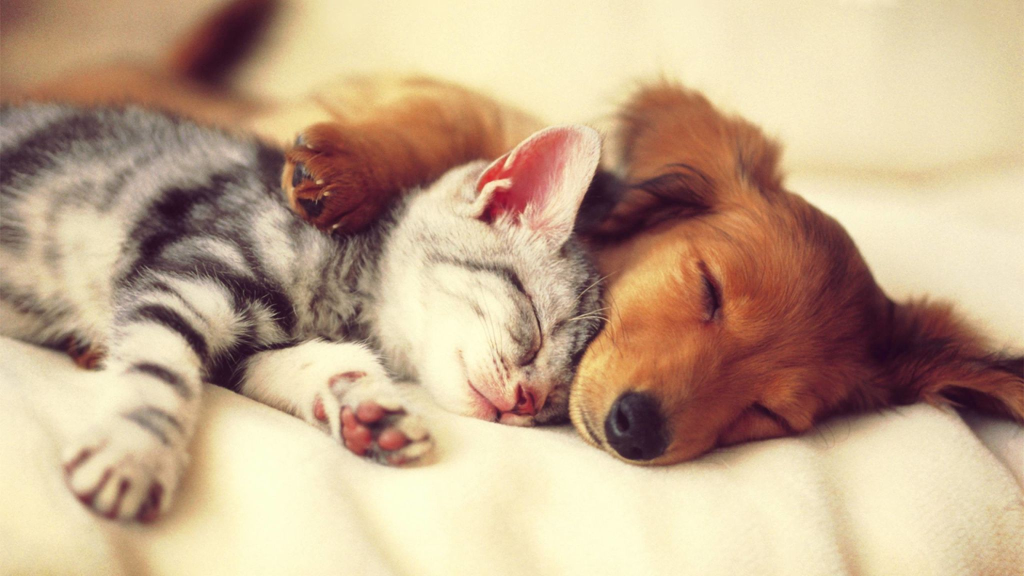
#> input picture image/0302.jpg, 2048 x 1152 px, found by its file name (shown at 1/2 size)
$ jupyter execute Code05.ipynb
#> lines starting #> are read from the running program, lines starting #| are printed output that depends on the picture
<a href="https://colab.research.google.com/github/tackulus/204383/blob/main/Code05.ipynb" target="_parent"></a>

# **05 Adding Noise**

> **204383 Image Processing**

---

> **Tocktack | Kasidis Torcharoen (610510531)** \\
**Top | Kittisak Thammawong (610510611)**

[cell 1]
import numpy as np
import cv2 as cv
from google.colab.patches import cv2_imshow
from skimage import io
import matplotlib.pylab as plt

[cell 2]
url = "https://raw.githubusercontent.com/tackulus/204383/main/image/0302.jpg"

image = io.imread(url)
#> image is the input picture: shape (1152, 2048, 3); mean R, G, B 196.4, 169.2, 140.5
image = cv.resize(image, (512, 288))
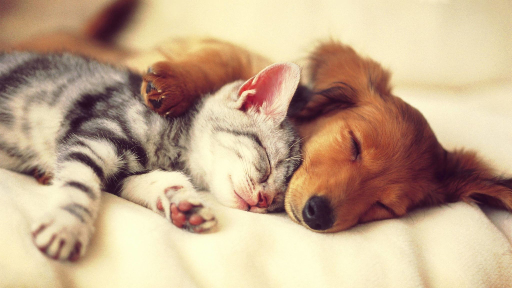
#> image: shape (288, 512, 3); mean R, G, B 196.6, 169.3, 140.6
image = cv.cvtColor(image, cv.COLOR_BGR2RGB)
image_gray = cv.cvtColor(image, cv.COLOR_RGB2GRAY)
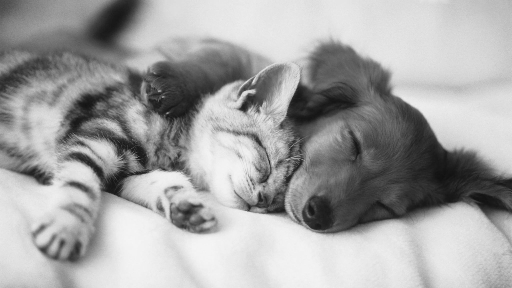
#> image_gray: shape (288, 512); min 17, max 245, mean 163.8

## **Method 1 : Gaussian noise**

---

[cell 3]
def gaussian(image, mean=0, stddev=16):

#> called with mean = 0, stddev = 16
    if image.ndim == 2:
        image = np.expand_dims(image, axis=2)
    row, col, ch = image.shape
#> row = 288; col = 512; ch = 3
    noisy = np.zeros_like(image, np.float32)

    gauss = np.random.normal(mean, stddev, (row, col))
    for c in range(ch):
        noisy[:, :, c] = image[:, :, c] + gauss

    cv.normalize(noisy, noisy, 0, 255, cv.NORM_MINMAX, dtype=-1)

    return noisy.astype("uint8")

noisy = gaussian(image)
frame = cv.hconcat((image, noisy))
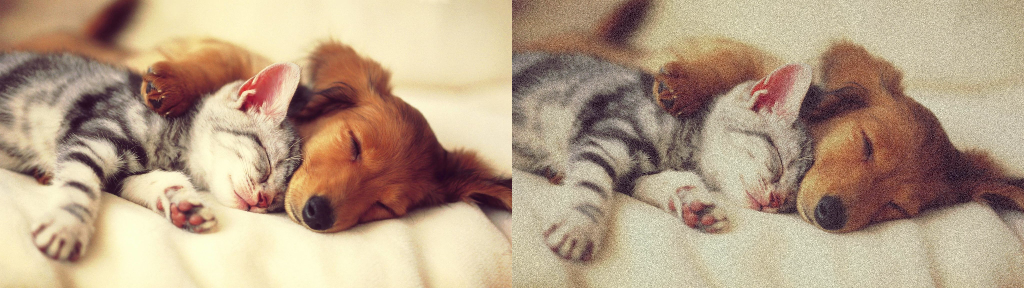
#> frame: shape (288, 1024, 3); mean B, G, R 133.4, 158.2, 181.7
cv2_imshow(frame)

## **Method 2 : Salt-pepper noise**

---

[cell 4]
def salt_pepper(image, s_ratio=0.5, sp_ratio=0.15):

#> called with s_ratio = 0.5, sp_ratio = 0.3
    if image.ndim == 2:
        image = np.expand_dims(image, axis=2)
    row, col, ch = image.shape
#> row = 288; col = 512; ch = 3
    noisy = np.copy(image)

    for c in range(ch):
        for i in range(row):
            for j in range(col):
                rnd = np.random.random()
                if rnd > sp_ratio: pass
                elif rnd < sp_ratio * s_ratio:
                    noisy[i,j,c] = 255
                else:
                    noisy[i,j,c] = 0
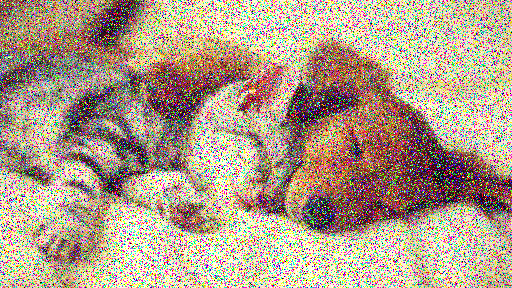
#> noisy: shape (288, 512, 3); mean B, G, R 136.9, 157.1, 175.8

    return noisy.astype("uint8")

noisy = salt_pepper(image, sp_ratio=0.30)
frame = cv.hconcat((image, noisy))
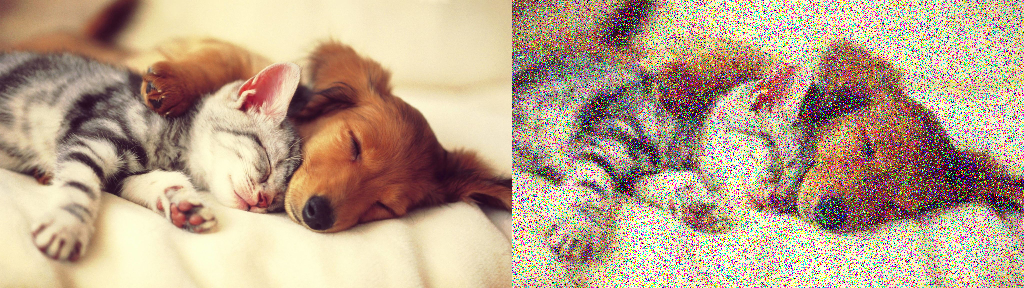
#> frame: shape (288, 1024, 3); mean B, G, R 138.7, 163.2, 186.2
cv2_imshow(frame)

## **Method 3 : Poisson noise**

---

[cell 5]
def poisson(image, lam=100):

#> called with lam = 100
    if image.ndim == 2:
        image = np.expand_dims(image, axis=2)
    row, col, ch = image.shape
#> row = 288; col = 512; ch = 3
    noisy = np.zeros_like(image, np.float32)

    poisson = np.random.poisson(lam, size=(row, col))
    for c in range(ch):
        noisy[:, :, c] = image[:, :, c] + poisson
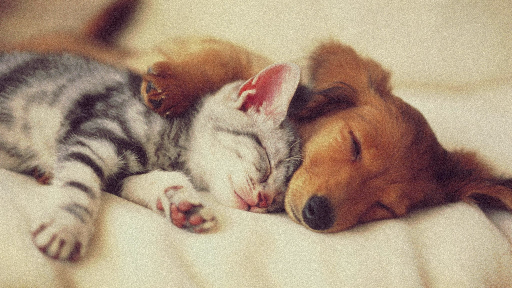
#> noisy: shape (288, 512, 3) float32; mean B, G, R 240.6, 269.3, 296.6; drawn with min black and max white

    cv.normalize(noisy, noisy, 0, 255, cv.NORM_MINMAX, dtype=-1)

    return noisy.astype("uint8")
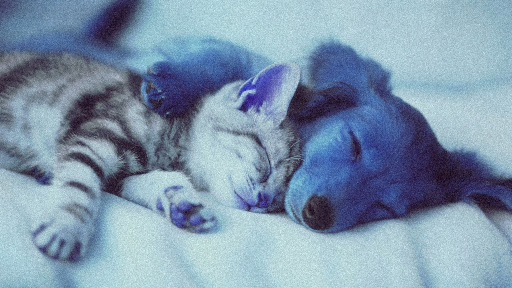
#> returned value: shape (288, 512, 3); mean of channels 0, 1, 2 127.1, 150.4, 172.4; drawn as R, G, B

noisy = poisson(image)
frame = cv.hconcat((image, noisy))
cv2_imshow(frame)

## **Method 4 : Speckle noise**

---

[cell 6]
def speckle(image, mean=0, stddev=1):

#> called with mean = 0, stddev = 1
    if image.ndim == 2:
        image = np.expand_dims(image, axis=2)
    row, col, ch = image.shape
#> row = 288; col = 512; ch = 3
    noisy = np.zeros_like(image, np.float32)

    gauss = np.random.random((row, col))
    for c in range(ch):
        noisy[:, :, c] = image[:, :, c] + image[:, :, c] * gauss
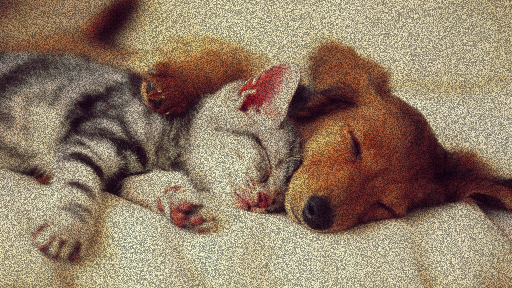
#> noisy: shape (288, 512, 3) float32; mean B, G, R 211, 254, 295; drawn with min black and max white

    cv.normalize(noisy, noisy, 0, 255, cv.NORM_MINMAX, dtype=-1)

    return noisy.astype("uint8")
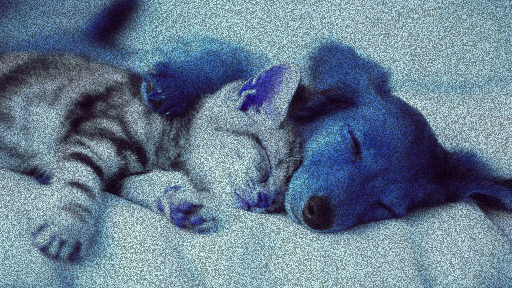
#> returned value: shape (288, 512, 3); mean of channels 0, 1, 2 102.9, 124.7, 145.5; drawn as R, G, B

noisy = speckle(image)
frame = cv.hconcat((image, noisy))
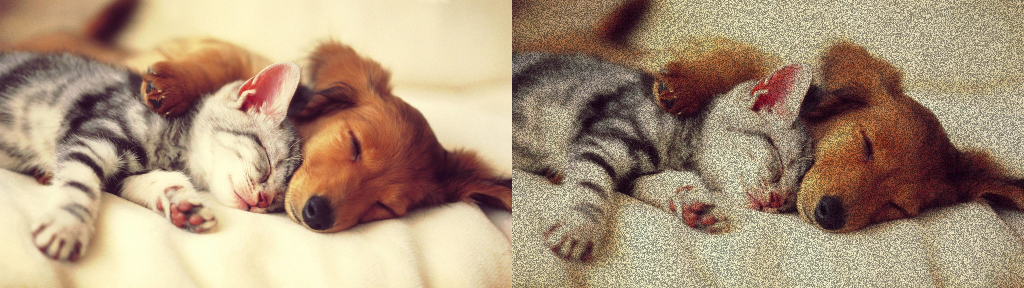
#> frame: shape (288, 1024, 3); mean B, G, R 121.8, 147, 171
cv2_imshow(frame)

$ run again, with image/0102.jpg copied over image/0302.jpg
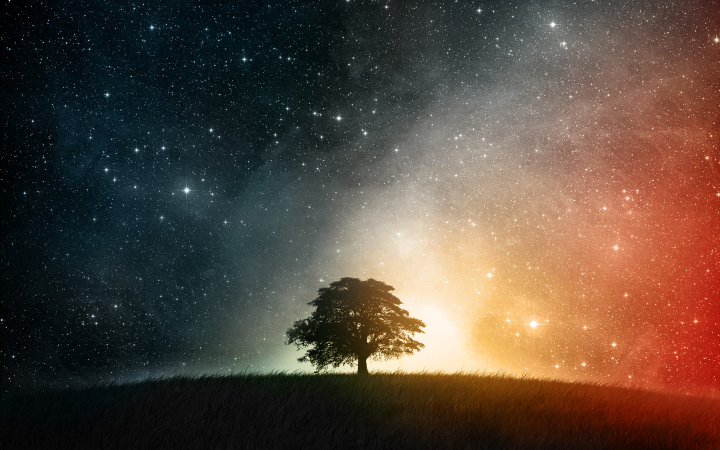
#> input picture image/0102.jpg, 1440 x 900 px, found by its file name (shown at 1/2 size)
#> image is the input picture: shape (900, 1440, 3); mean R, G, B 87.8, 72.1, 60.9
#> `frame = cv.hconcat((image, noisy))`:
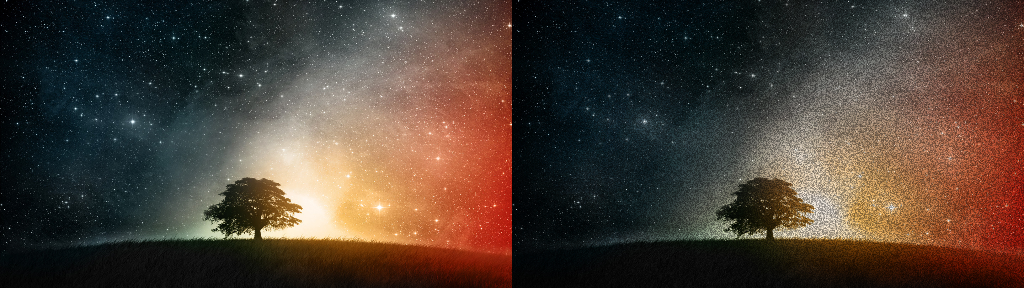
#> frame: shape (288, 1024, 3); mean B, G, R 53, 62.8, 76.5
